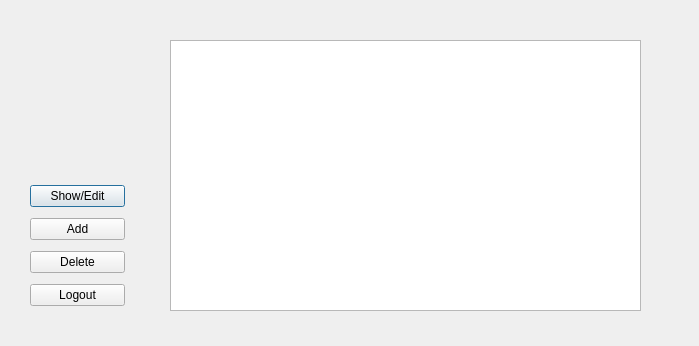
<?xml version="1.0" encoding="UTF-8"?>
<ui version="4.0">
 <class>Overview</class>
 <widget class="QDialog" name="Overview">
  <property name="geometry">
   <rect>
    <x>0</x>
    <y>0</y>
    <width>699</width>
    <height>346</height>
   </rect>
  </property>
  <property name="windowTitle">
   <string>Password manager</string>
  </property>
  <widget class="QListWidget" name="listWidget">
   <property name="geometry">
    <rect>
     <x>170</x>
     <y>40</y>
     <width>471</width>
     <height>271</height>
    </rect>
   </property>
  </widget>
  <widget class="QWidget" name="layoutWidget">
   <property name="geometry">
    <rect>
     <x>30</x>
     <y>180</y>
     <width>95</width>
     <height>135</height>
    </rect>
   </property>
   <layout class="QVBoxLayout" name="verticalLayout">
    <item>
     <widget class="QPushButton" name="pushButton_show_edit">
      <property name="text">
       <string>Show/Edit</string>
      </property>
     </widget>
    </item>
    <item>
     <widget class="QPushButton" name="pushButton_add">
      <property name="text">
       <string>Add</string>
      </property>
     </widget>
    </item>
    <item>
     <widget class="QPushButton" name="pushButton_delete">
      <property name="text">
       <string>Delete</string>
      </property>
     </widget>
    </item>
    <item>
     <widget class="QPushButton" name="pushButton_logout">
      <property name="text">
       <string>Logout</string>
      </property>
     </widget>
    </item>
   </layout>
  </widget>
 </widget>
 <resources/>
 <connections/>
</ui>
